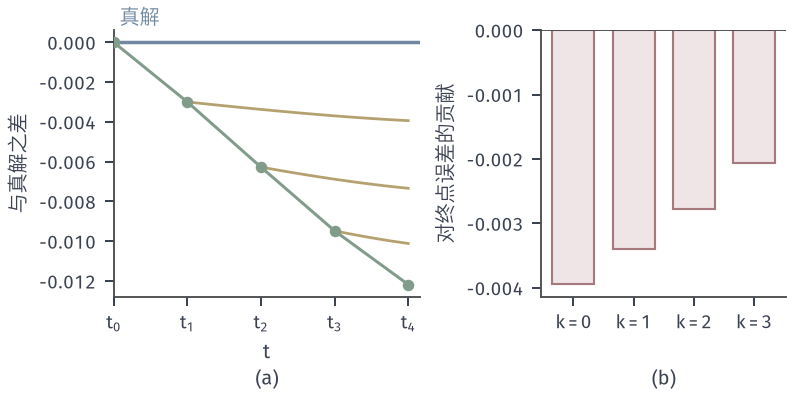

Here is the Python script that generated this plot:
from pathlib import Path
import sys
sys.path.insert(0, str(Path(__file__).resolve().parents[1]/"odenum-common"))
from odenum_common import *

# Target: exact solutions through the Euler values (fan) and their telescoping contributions at T=1.
h, n = .25, 4
xs = integrate(euler_step, f, h, n); tg = h*np.arange(n+1)
fig, ax = figure(width_mm=112, height_mm=56, ncols=2, gridspec_kw={'width_ratios': [1.25, 1]})
a = ax[0]
a.axhline(0, color=BLUE, lw=1.4)
for k in range(1, n):
    s = np.linspace(tg[k], 1, 80)
    a.plot(s, exact(s, tg[k], xs[k])-exact(s), color=YELLOW, lw=1.1)
a.plot(tg, xs-exact(tg), 'o-', color=GREEN, lw=1.2, ms=3.6, zorder=5)
a.set_xlabel(r'$t$'); a.set_ylabel(r'与真解之差')
a.set_xticks(tg); a.set_xticklabels([r'$t_0$', r'$t_1$', r'$t_2$', r'$t_3$', r'$t_4$'])
a.set_xlim(0, 1.04)
a.text(.02, .0009, '真解', color=BLUE)
b = ax[1]
parts = []
for k in range(n):
    p = float(exact(1.0, tg[k+1], xs[k+1])-exact(1.0, tg[k], xs[k]))
    parts.append(p)
    b.bar(k+.5, p, width=.7, color=RED_FILL, edgecolor=RED, lw=.85)
b.set_xticks(np.arange(n)+.5); b.set_xticklabels([rf'$k={k}$' for k in range(n)])
b.set_ylabel('对终点误差的贡献')
b.axhline(0, color=STROKE, lw=.75)
panel(a, '(a)', -.27); panel(b, '(b)', -.27)
total = float(xs[-1]-exact(1.0))
save(fig, Path(__file__).resolve().parent, 'figure', {'contributions': parts, 'sum': sum(parts), 'endpoint_error': total})
print(parts, sum(parts), total)
